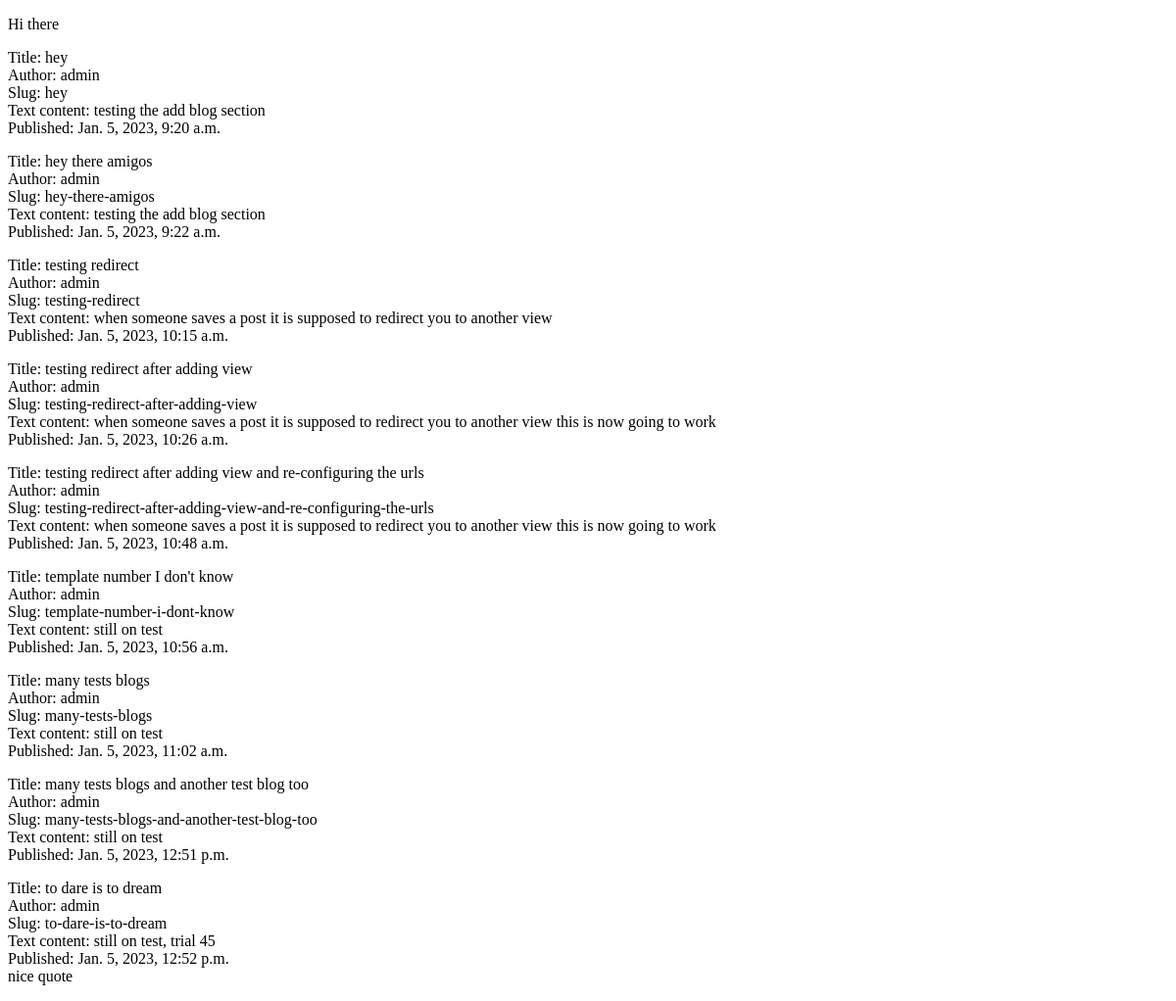
/blog/, run on an earlier commit of the app's database.
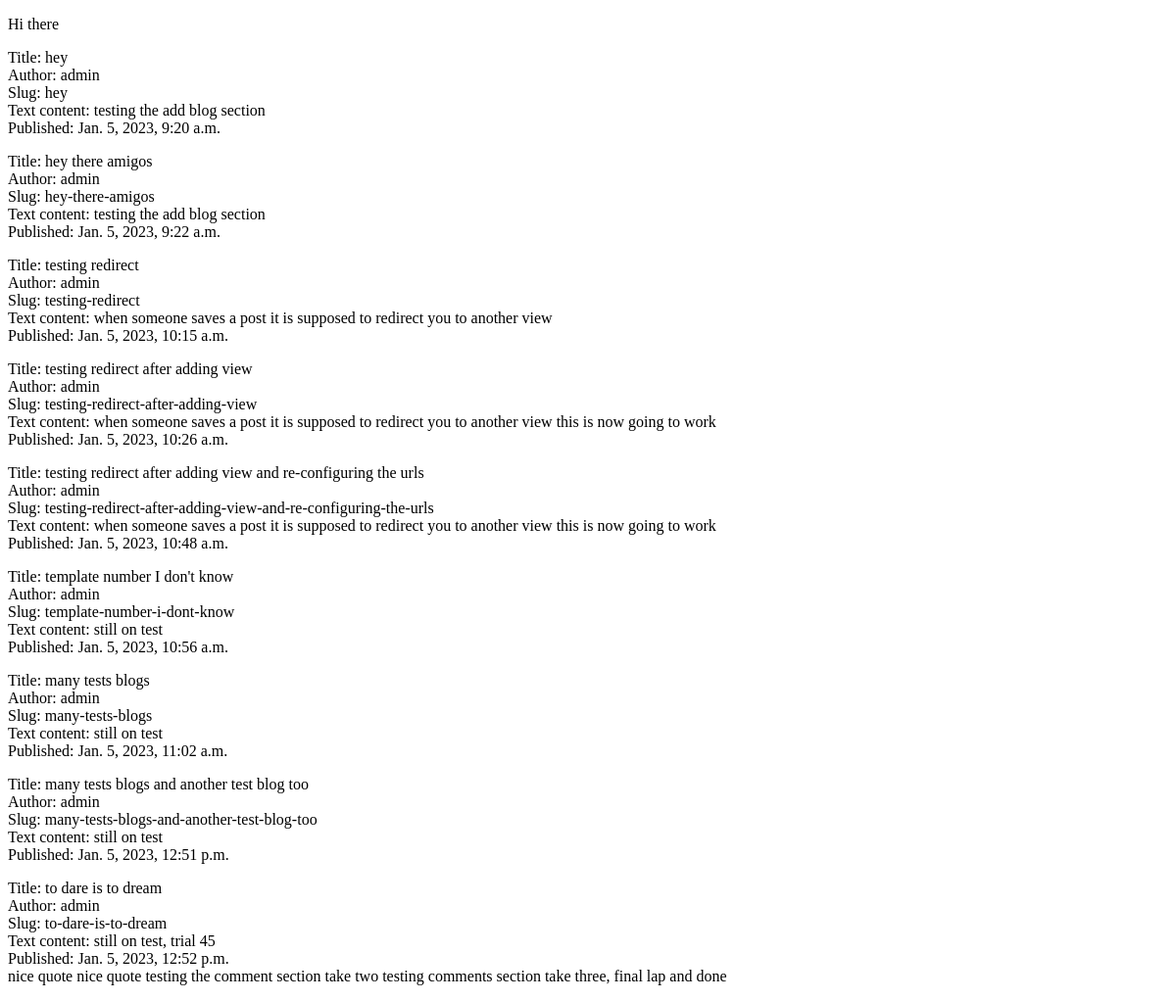
And on a later commit of the database.
### blog/models.py (models this page shows, shortened)
class Post(models.Model):
    title = models.CharField(max_length=100)
    textContent = models.TextField(blank=True, null=True)
    slug = models.SlugField(unique=True)
    created_on = models.DateTimeField(auto_now_add=True)
    author = models.ForeignKey(User, on_delete=models.CASCADE)

class Comment(models.Model):
    name = models.CharField(max_length=42)
    email = models.EmailField(max_length=75)
    website = models.URLField(max_length=200,null=True, blank=True)
    text = models.TextField()
    post = models.ForeignKey(Post, on_delete=models.CASCADE)
    created_on = models.DateTimeField(auto_now_add=True)

### blog/views.py (the view)
# urls.py: path("",views.PostListView.as_view(), name="index"),
class PostListView(ListView):
    model = Post
    context_object_name = 'posts'

### templates/blog/post_list.html (shortened to what this page needs)
<!DOCTYPE html>
<html lang="en">
<head>
</head>
<body>
    <p>Hi there {{ user.username }}</p>
    {% if posts %}
        {% for post in posts %}
            <p>
                <div>
                    <label for="title">Title:</label>
                    {{ post.title }}
                </div>
                <div>
                    <label for="author">Author:</label>
                    {{ post.author }}
                </div>
                <div>
                    <label for="slug">Slug:</label>
                    {{ post.slug }}
                </div>
                <div>
                    <label for="textContent">Text content:</label>
                    {{ post.textContent }}
                </div>
                <div>
                    <label for="created_on">Published:</label>
                    {{ post.created_on }}
                </div>
                <div>
                    {% if post.comment_set.all %}
                        {% for comment in post.comment_set.all %}
                            {{ comment.text }}
                        {% endfor %}
                    {% endif %}
                </div>
            </p>
        {% endfor %}
    {% else %}
        <p>
            No posts yet
        </p>
    {% endif %}
</body>
</html>

What changed in the data, as far as the page shows it:
added Comment: text "nice quote", shown under Post "to dare is to dream"
added Comment: text "testing the comment section take two", shown under Post "to dare is to dream"
added Comment: text "testing comments section take three, final lap and done", shown under Post "to dare is to dream"
